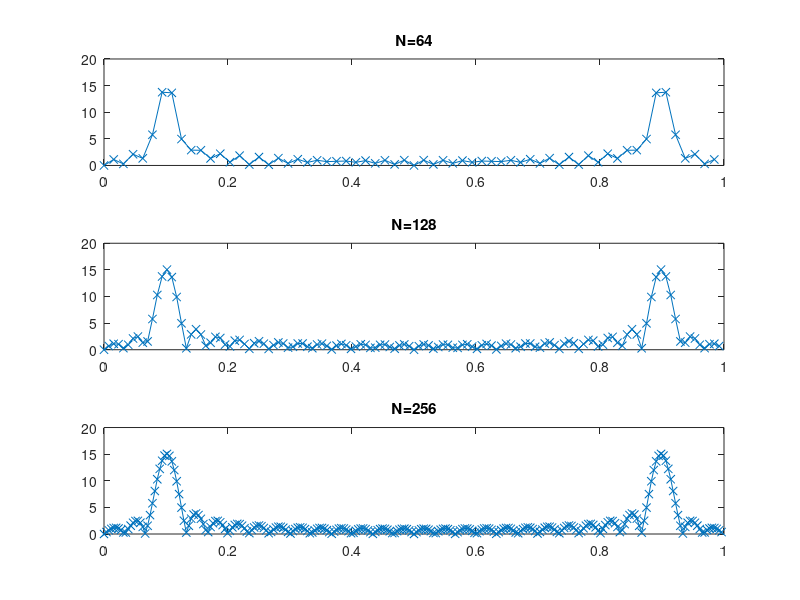

Recreate this plot in MATLAB.
% fft usage example

n = [0:29];
x = cos(2*pi*n/10);

N1 = 64;
N2 = 128;
N3 = 256;

x1 = abs(fft(x,N1));
x2 = abs(fft(x,N2));
x3 = abs(fft(x,N3));

%noramlize

f1 = [0 : N1-1]/N1;
f2 = [0 : N2-1]/N2;
f3 = [0 : N3-1]/N3;

figure(1);

subplot(3,1,1);
plot(f1,x1,'-x'),title('N=64'),axis([0 1 0 20]);
subplot(3,1,2);
plot(f2,x2,'-x'),title('N=128'),axis([0 1 0 20]);
subplot(3,1,3);
plot(f3,x3,'-x'),title('N=256'),axis([0 1 0 20]);




